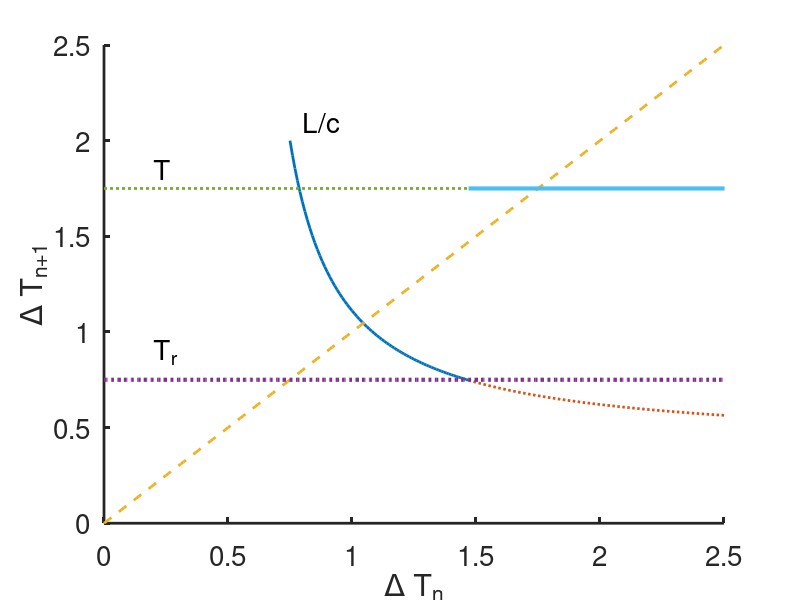
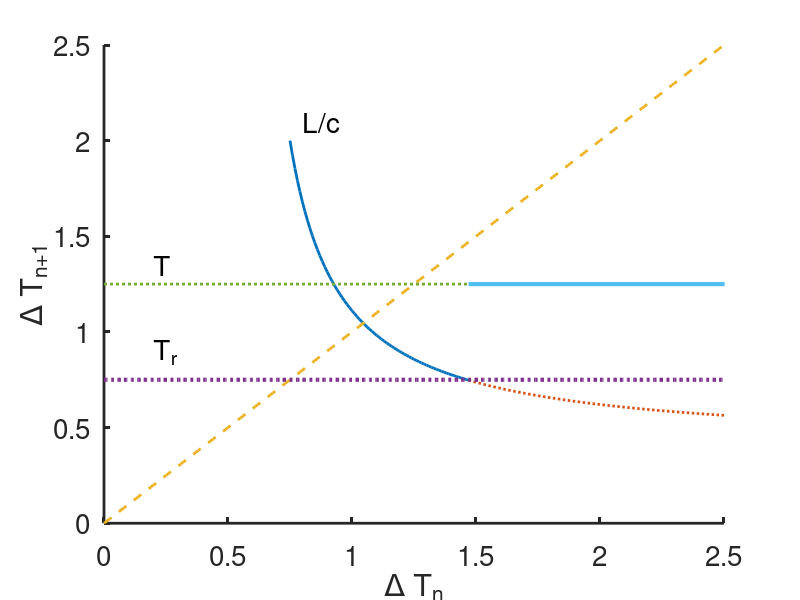

Write MATLAB code to recreate these figures, in order.
%  -------------------------------------------------------------------
%
%   Plot reentry loop maps.
%
%   For Chapter 12, Section 12.5.3 of
%   Keener and Sneyd, Mathematical Physiology, 3rd Edition, Springer.
% 
%   Written by James Keener and James Sneyd.
% 
%  ------------------------------------------------------------------- 

clear all
close all
clc

set(0,                           ...
   'defaultaxesfontsize', 20,   ...
   'defaultaxeslinewidth', 2.0, ...
   'defaultlinelinewidth', 2.0)

L=1;
Tr = 3/4;
t = [0:.01:5];
dt = [Tr:0.01:10];
c = 1/2+2*(dt-Tr)./(1+(dt-Tr));
Lbyc = L./c;

ndx = min(find(Lbyc<=Tr));

figure(1)
    T=1.75;
    plot(dt(1:ndx),Lbyc(1:ndx),dt(ndx:end),Lbyc(ndx:end),':',t,t,'--',t,Tr*ones(length(t),1),':','linewidth',3)
    hold on
    plot([0,dt(ndx)],[T,T], ':',[dt(ndx),5],[T,T],'linewidth',3)
    axis([0 2.5 0 2.5])
    xlabel('\Delta T_n')
    ylabel('\Delta T_{n+1}')
    text(0.2,0.9,'T_r','fontsize',20)
    text(0.2,1.85,'T','fontsize',20)
    text(0.8,2.1,'L/c','fontsize',20)
    box off
    hold off


figure(2)
    T=1.25;
    plot(dt(1:ndx),Lbyc(1:ndx),dt(ndx:end),Lbyc(ndx:end),':',t,t,'--',t,Tr*ones(length(t),1),':','linewidth',3)
    hold on
    plot([0,dt(ndx)],[T,T], ':',[dt(ndx),5],[T,T],'linewidth',3)
    axis([0 2.5 0 2.5])
    xlabel('\Delta T_n')
    ylabel('\Delta T_{n+1}')
    text(0.2,0.9,'T_r','fontsize',20)
    text(0.2,1.35,'T','fontsize',20)
    text(0.8,2.1,'L/c','fontsize',20)
    box off

hold off
